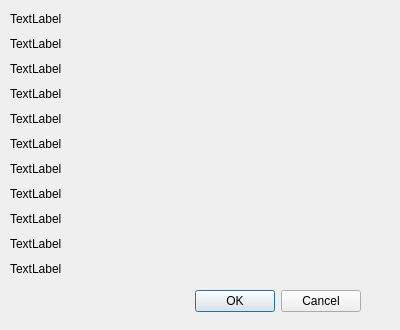
<?xml version="1.0" encoding="UTF-8"?>
<ui version="4.0">
 <class>InfoDialog</class>
 <widget class="QDialog" name="InfoDialog">
  <property name="geometry">
   <rect>
    <x>0</x>
    <y>0</y>
    <width>400</width>
    <height>330</height>
   </rect>
  </property>
  <property name="windowTitle">
   <string>Dialog</string>
  </property>
  <widget class="QDialogButtonBox" name="buttonBox">
   <property name="geometry">
    <rect>
     <x>20</x>
     <y>285</y>
     <width>341</width>
     <height>32</height>
    </rect>
   </property>
   <property name="orientation">
    <enum>Qt::Horizontal</enum>
   </property>
   <property name="standardButtons">
    <set>QDialogButtonBox::Cancel|QDialogButtonBox::Ok</set>
   </property>
  </widget>
  <widget class="QLabel" name="ifilLabel">
   <property name="geometry">
    <rect>
     <x>10</x>
     <y>10</y>
     <width>380</width>
     <height>18</height>
    </rect>
   </property>
   <property name="text">
    <string>TextLabel</string>
   </property>
  </widget>
  <widget class="QLabel" name="isngLabel">
   <property name="geometry">
    <rect>
     <x>10</x>
     <y>35</y>
     <width>380</width>
     <height>18</height>
    </rect>
   </property>
   <property name="text">
    <string>TextLabel</string>
   </property>
  </widget>
  <widget class="QLabel" name="iromLabel">
   <property name="geometry">
    <rect>
     <x>10</x>
     <y>60</y>
     <width>380</width>
     <height>18</height>
    </rect>
   </property>
   <property name="text">
    <string>TextLabel</string>
   </property>
  </widget>
  <widget class="QLabel" name="iverLabel">
   <property name="geometry">
    <rect>
     <x>10</x>
     <y>85</y>
     <width>380</width>
     <height>18</height>
    </rect>
   </property>
   <property name="text">
    <string>TextLabel</string>
   </property>
  </widget>
  <widget class="QLabel" name="INAMLabel">
   <property name="geometry">
    <rect>
     <x>10</x>
     <y>110</y>
     <width>380</width>
     <height>18</height>
    </rect>
   </property>
   <property name="text">
    <string>TextLabel</string>
   </property>
  </widget>
  <widget class="QLabel" name="ICRDLabel">
   <property name="geometry">
    <rect>
     <x>10</x>
     <y>135</y>
     <width>380</width>
     <height>18</height>
    </rect>
   </property>
   <property name="text">
    <string>TextLabel</string>
   </property>
  </widget>
  <widget class="QLabel" name="IENGLabel">
   <property name="geometry">
    <rect>
     <x>10</x>
     <y>160</y>
     <width>380</width>
     <height>18</height>
    </rect>
   </property>
   <property name="text">
    <string>TextLabel</string>
   </property>
  </widget>
  <widget class="QLabel" name="IPRDLabel">
   <property name="geometry">
    <rect>
     <x>10</x>
     <y>185</y>
     <width>380</width>
     <height>18</height>
    </rect>
   </property>
   <property name="text">
    <string>TextLabel</string>
   </property>
  </widget>
  <widget class="QLabel" name="ICOPLabel">
   <property name="geometry">
    <rect>
     <x>10</x>
     <y>210</y>
     <width>380</width>
     <height>18</height>
    </rect>
   </property>
   <property name="text">
    <string>TextLabel</string>
   </property>
  </widget>
  <widget class="QLabel" name="ICMTLabel">
   <property name="geometry">
    <rect>
     <x>10</x>
     <y>235</y>
     <width>380</width>
     <height>18</height>
    </rect>
   </property>
   <property name="text">
    <string>TextLabel</string>
   </property>
  </widget>
  <widget class="QLabel" name="ISFTLabel">
   <property name="geometry">
    <rect>
     <x>10</x>
     <y>260</y>
     <width>380</width>
     <height>18</height>
    </rect>
   </property>
   <property name="text">
    <string>TextLabel</string>
   </property>
  </widget>
 </widget>
 <resources/>
 <connections>
  <connection>
   <sender>buttonBox</sender>
   <signal>accepted()</signal>
   <receiver>InfoDialog</receiver>
   <slot>accept()</slot>
   <hints>
    <hint type="sourcelabel">
     <x>248</x>
     <y>254</y>
    </hint>
    <hint type="destinationlabel">
     <x>157</x>
     <y>274</y>
    </hint>
   </hints>
  </connection>
  <connection>
   <sender>buttonBox</sender>
   <signal>rejected()</signal>
   <receiver>InfoDialog</receiver>
   <slot>reject()</slot>
   <hints>
    <hint type="sourcelabel">
     <x>316</x>
     <y>260</y>
    </hint>
    <hint type="destinationlabel">
     <x>286</x>
     <y>274</y>
    </hint>
   </hints>
  </connection>
 </connections>
</ui>
